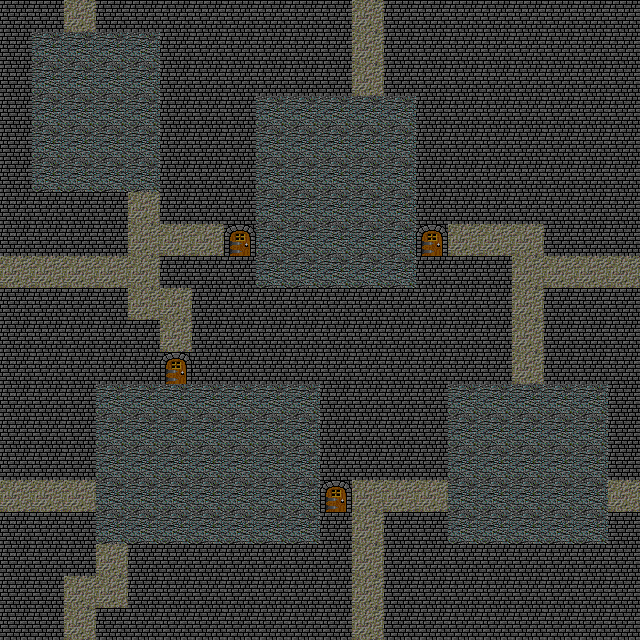

This is a level from a 2D game, rendered from its Tiled map with the project's own tilesets. A one-line summary and the map file follow, with tile-layer data summarised:
An orthogonal 20x20 tile map with 32x32 px tiles, 1 tile layer (Terrain), 3 tilesets.

<map version="1.0" tiledversion="1.0.3" orientation="orthogonal" renderorder="right-down" width="20" height="20" tilewidth="32" tileheight="32" nextobjectid="31">
 <properties>
  <property name="status_all" value="{no_teleport=true}" />
 </properties>
 <tileset firstgid="1" name="dg_dungeon32" tilewidth="32" tileheight="32" tilecount="90" columns="9">
  <image source="../../../../../../../tiled-maps/gfx/dg_dungeon32.gif" width="288" height="320" />
  <tile id="0">
   <properties>
    <property name="id" value="#" />
   </properties>
  </tile>
  <tile id="3">
   <properties>
    <property name="id" value="+" />
   </properties>
  </tile>
  <tile id="51">
   <properties>
    <property name="id" value="." />
   </properties>
  </tile>
  <tile id="54">
   <properties>
    <property name="id" value="_" />
   </properties>
  </tile>
  <tile id="58">
   <properties>
    <property name="id" value="r" />
   </properties>
  </tile>
 </tileset>
 <tileset firstgid="91" name="tome-terrains" tilewidth="32" tileheight="32" tilecount="144" columns="8">
  <image source="../../../../../../../tiled-maps/gfx/tome-terrains.png" width="256" height="576" />
 </tileset>
 <tileset firstgid="235" name="numbers" tilewidth="32" tileheight="32" tilecount="36" columns="6">
  <image source="../../../../../../../tiled-maps/gfx/numbers.png" width="192" height="192" />
 </tileset>
 <layer name="Terrain" width="20" height="20">
  <data>[400 cells, 400 non-empty, 4 distinct tile ids]</data>
 </layer>
</map>
